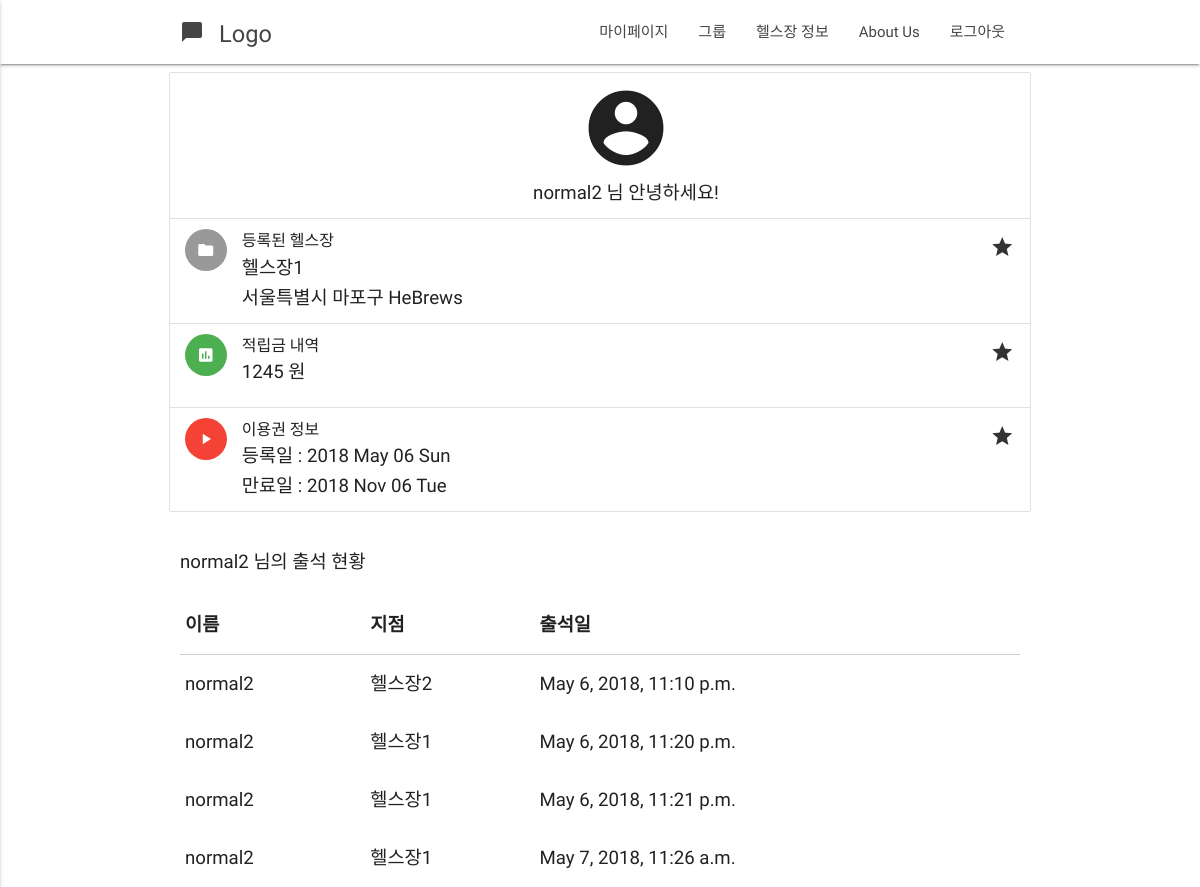
The page /profiles/mypage/ (signed in) on the database as committed earlier.
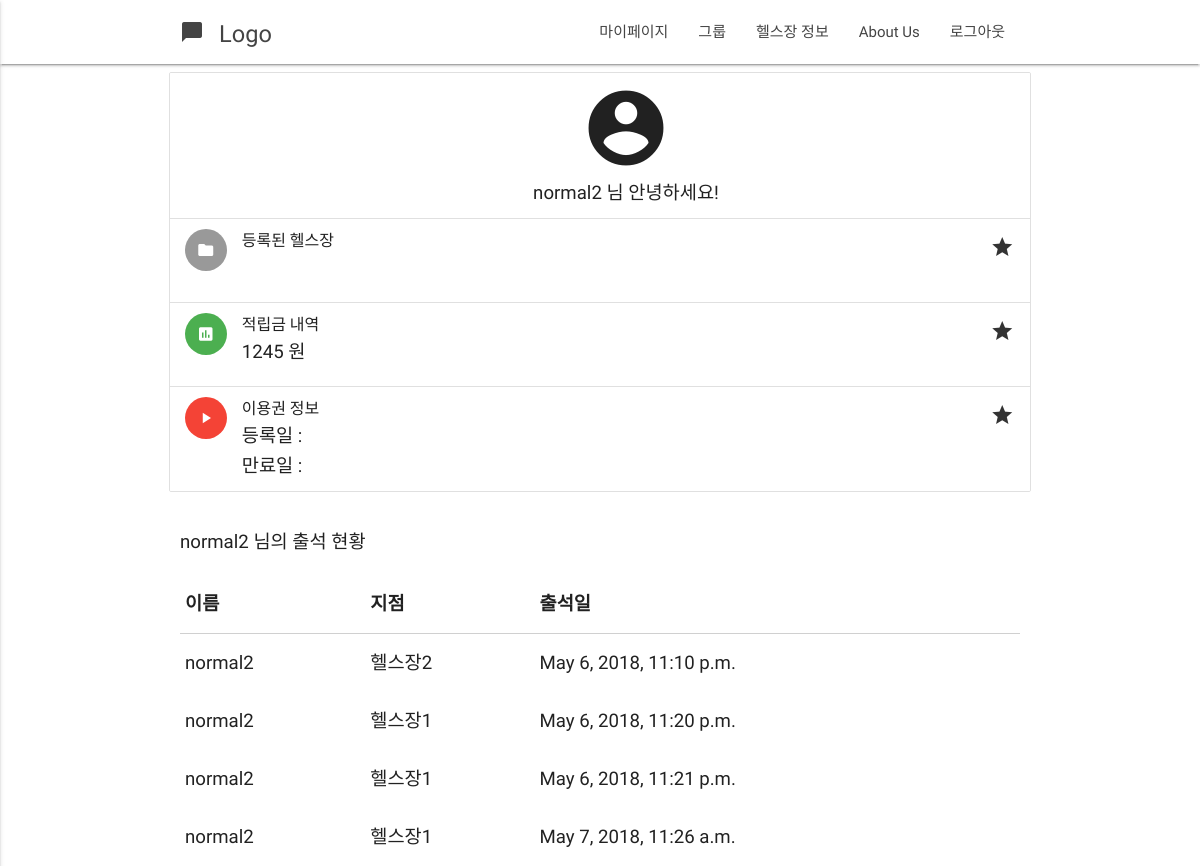
The same page on the database as committed later.
### profiles/models.py (models this page shows, shortened)
class Profile(models.Model):
    user             = models.OneToOneField(User) # user.profile
    email            = models.CharField(max_length = 120)
    real_name        = models.CharField(max_length = 120, null=True)
    sex              = models.CharField(max_length = 50, null=True)
    followers        = models.ManyToManyField(User, related_name='followers', blank=True)
    following        = models.ManyToManyField(User, related_name='following', blank=True)
    timestamp        = models.DateTimeField(auto_now_add=True)
    updated          = models.DateTimeField(auto_now=True)
    healthclub       = models.ForeignKey(HealthClub, null=True)
    is_health_master = models.BooleanField(default = False)
    exercised        = models.IntegerField(default = 0)
    unit_cash        = models.IntegerField(default = 0)
    cash             = models.IntegerField(default = 0)
    healthclub_price = models.IntegerField(default = 0)
    start_date       = models.DateTimeField(null=True)
    expire_date      = models.DateTimeField(null=True)

### healthclub/models.py (models this page shows, shortened)
class HealthClub(models.Model):
    name      = models.CharField(max_length = 120)
    address   = models.CharField(max_length = 200)
    master    = models.ForeignKey(User)
    photo     = models.ImageField(blank=True)
    qrcode    = models.ImageField(blank=True)
    member    = models.IntegerField(default = 0)
    price1    = models.IntegerField(default = 0, blank = True)
    price2    = models.IntegerField(default = 0, blank = True)
    price3    = models.IntegerField(default = 0, blank = True)
    price6    = models.IntegerField(default = 0, blank = True)
    price12   = models.IntegerField(default = 0, blank = True)
    detail   = models.CharField(max_length = 1000, blank = True)
    timestamp = models.DateTimeField(auto_now=True)
    updated = models.DateTimeField(auto_now_add=True)

class HealthDiary(models.Model):
    user = models.ForeignKey(settings.AUTH_USER_MODEL)
    healthclub = models.ForeignKey(HealthClub)
    timestamp = models.DateTimeField(auto_now=True)

### profiles/views.py (the view)
def mypage(request):
    user = request.user
    profile = Profile.objects.get(user=user)
    last_diary = HealthDiary.objects.filter(user = user)
    expire_date = profile.expire_date  #When expire_date Expires
    if expire_date != None:
        if expire_date < datetime.now():
            profile.healthclub = None
            profile.expire_date = None
            profile.start_date = None
            profile.save()
    if(len(last_diary)==0):
        pass
    else:
        last_diary = last_diary.last().timestamp
        if last_diary.month < datetime.now().month:
            profile.exercised = 0
    profile = Profile.objects.get(user=user)
    record = HealthDiary.objects.filter(user=user)
    context = {'profile' : profile, 'username' : user.username, 'record' : record}
    return render(request, 'mypage.html', context)

### templates/mypage.html (shortened to what this page needs)
{% extends "base.html"  %}
{% load staticfiles %}
{%block content%}
<div class="container">
    <div class="row">
        <ul class="collection">
            <li class="collection-item avatar">
              <center>
                <i class="large material-icons">account_circle</i>
                <p>{{username}} 님 안녕하세요!</p>
              </center>
            </li>
            <li class="collection-item avatar">
              <i class="material-icons circle">folder</i>
              <span class="title">등록된 헬스장</span>
              <p>{{profile.healthclub.name}} <br>
                 {{profile.healthclub.address}}
              </p>
              <a href="#!" class="secondary-content"><i class="material-icons">grade</i></a>
            </li>
            <li class="collection-item avatar">
              <i class="material-icons circle green">insert_chart</i>
              <span class="title">적립금 내역</span>
              <p>{{profile.cash}} 원</p>
              <a href="#!" class="secondary-content"><i class="material-icons">grade</i></a>
            </li>
            <li class="collection-item avatar">
              <i class="material-icons circle red">play_arrow</i>
              <span class="title">이용권 정보</span>
              <p> 등록일 : {{profile.start_date|date:"Y M d D"}}
              <br>
                  만료일 : {{profile.expire_date|date:"Y M d D"}}
              </p>
              <a href="#!" class="secondary-content"><i class="material-icons">grade</i></a>
            </li>
        </ul>
    </div>
    <p>{{username}} 님의 출석 현황</p>
    <table>
        <thead>
          <tr>
              <th>이름</th>
              <th>지점</th>
              <th>출석일</th>
          </tr>
        </thead>
        <tbody>
            {% for r in record%}
          <tr>
            <td>{{r.user.username}}</td>
            <td>{{r.healthclub.name}}</td>
            <td>{{r.timestamp}}</td>
          </tr>
             {% endfor %}
        </tbody>
    </table>
</div>
{% endblock content %}

### templates/base.html (shortened to what this page needs)
{% load staticfiles %}
<!DOCTYPE html>
<html lang="en">
<head>
  <link href="{% static 'css/materialize.css' %}" type="text/css" rel="stylesheet" media="screen,projection"/>
  <link href="{% static 'css/style.css' %}" type="text/css" rel="stylesheet" media="screen,projection"/>
</head>
<body>
    <nav class="white" role="navigation" >
    <div class="nav-wrapper container">
      <a id="logo-container" href="/" class="brand-logo"> <small>Logo</small><i class="large material-icons">chat_bubble</i></a>
      <ul class="right hide-on-med-and-down">
        {% if request.user.is_anonymous %}
        <li><a href="/login">로그인</a></li>
        <li><a href="/register">회원 가입</a></li>
        <li><a href="/healthclub/list">헬스장 정보</a></li>
        <li><a href="/">About Us</a></li>
        {% elif request.user.profile.is_health_master %}
        <li><a href="/healthclub/mypage">지점 현황</a></li>
        <li><a href="/healthclub/list">헬스장 정보</a></li>
        <li><a href="/healthclub/create">헬스장 등록 / 정보 변경</a></li>
        <li><a href="/logout">로그아웃</a></li>
        {% else %}
        <li><a href="/profiles/mypage">마이페이지</a></li>
        <li><a href="/profiles/group">그룹</a></li>
        <li><a href="/healthclub/list">헬스장 정보</a></li>
        <li><a href="/">About Us</a></li>
        <li><a href="/logout">로그아웃</a></li>
        {% endif %}
      </ul>
    </div>
  </nav>
    {% block content %}{% endblock %}
</body>
</html>

### static/css/style.css (style rules this page uses)
nav ul a, nav .brand-logo { color: #444; }
p { line-height: 2rem; }

### templates/mypage.html (style rules this page uses)
body, input { font-size:14pt }

Rows that differ between the two databases and show on the page:
changed Profile: healthclub.name "헬스장1" → (not shown); healthclub.address "서울특별시 마포구 HeBrews" → (not shown); start_date "2018 May 06 Sun" → (not shown); expire_date "2018 Nov 06 Tue" → (not shown)
